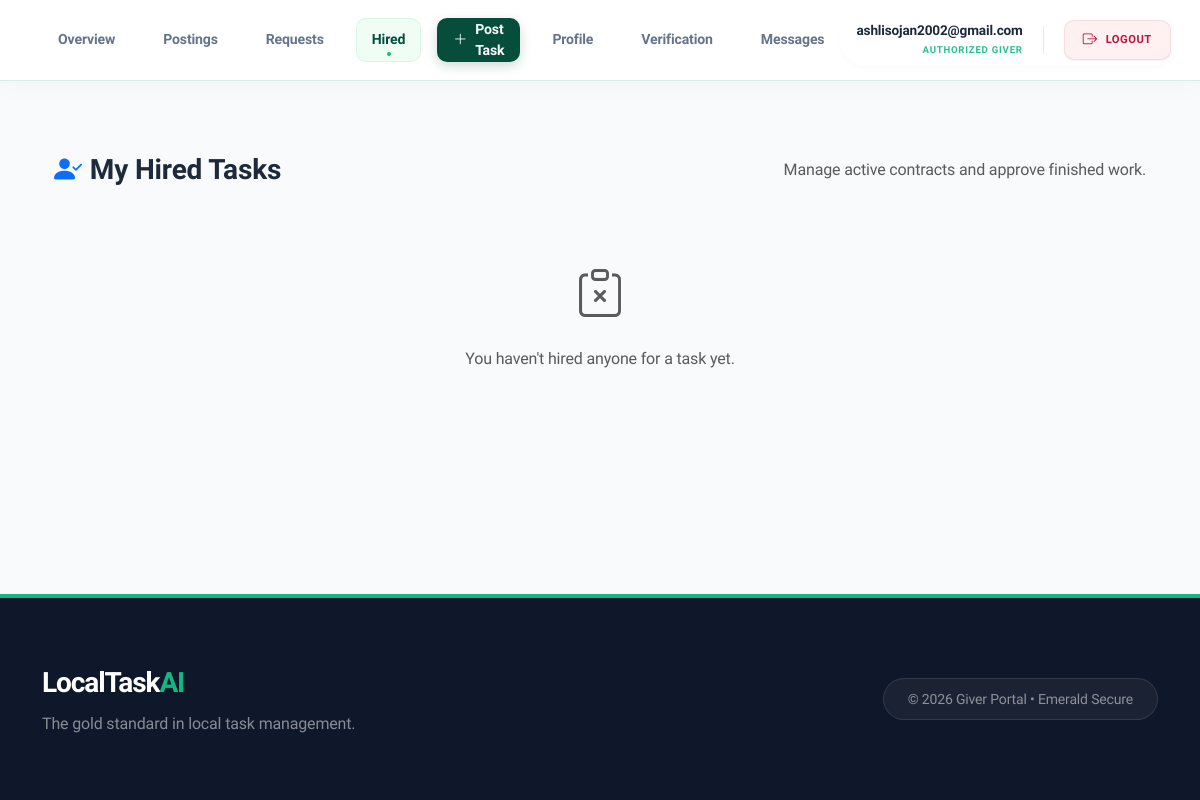
Page /giver/hired-tasks/ (signed in) on the earlier database version.
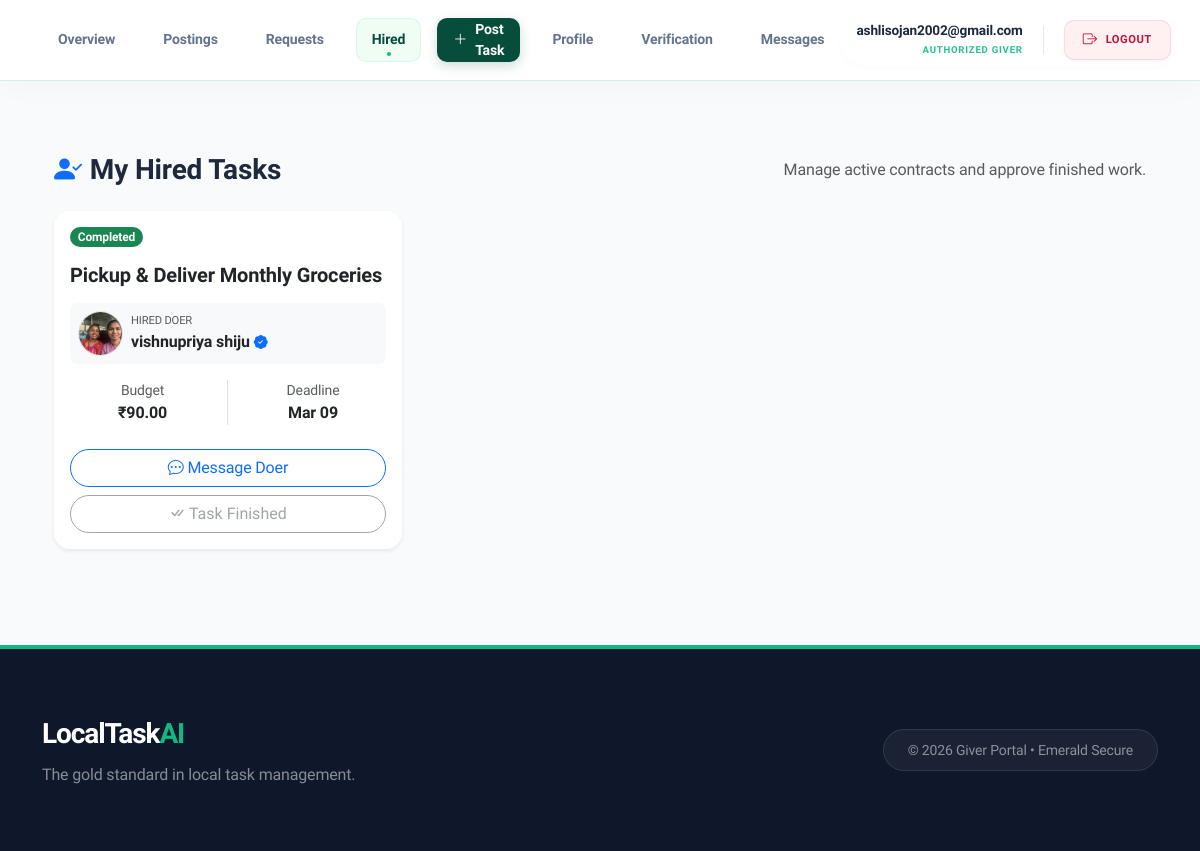
Same page on the later database version.
### giver/models.py (models this page shows, shortened)
class Task(models.Model):
    STATUS_CHOICES = [
        ('Open', 'Open'),
        ('Accepted', 'Accepted'),
        ('Completed', 'Completed'),
        ('Cancelled', 'Cancelled'),
        ('Expired', 'Expired'),
    ]
    giver = models.ForeignKey(settings.AUTH_USER_MODEL, on_delete=models.CASCADE, related_name='tasks_posted')
    doer = models.ForeignKey(settings.AUTH_USER_MODEL, on_delete=models.SET_NULL, null=True, blank=True, related_name='tasks_accepted')
    category = models.ForeignKey(Category, on_delete=models.CASCADE)
    skill = models.ForeignKey(Skill, on_delete=models.CASCADE)
    district = models.ForeignKey(District, on_delete=models.SET_NULL, null=True)
    place = models.ForeignKey(Place, on_delete=models.SET_NULL, null=True)
    pincode = models.ForeignKey(Pincode, on_delete=models.SET_NULL, null=True)
    title = models.CharField(max_length=150)
    description = models.TextField()
    budget = models.DecimalField(max_digits=10, decimal_places=2)
    status = models.CharField(max_length=30, choices=STATUS_CHOICES, default='Open')
    created_at = models.DateTimeField(auto_now_add=True)
    expiry_at = models.DateTimeField(null=True, blank=True)
    deadline_datetime = models.DateTimeField()
    is_active = models.BooleanField(default=True)

### accounts/models.py (models this page shows, shortened)
class User(AbstractUser):
    name = models.CharField(max_length=100)
    email = models.EmailField(unique=True)
    phone = models.CharField(max_length=15)
    ROLE_CHOICES = (
        ('giver', 'Giver'),
        ('doer', 'Doer'),
        ('admin', 'Admin'),
    )
    role = models.CharField(max_length=10, choices=ROLE_CHOICES)
    adhar_photo = models.ImageField(upload_to='adhar_photos/', null=True, blank=True)
    photo = models.ImageField(upload_to='profile_photos/', null=True, blank=True)
    certificate_file = models.FileField(upload_to='certificates/', null=True, blank=True)
    verification_attempts = models.IntegerField(default=0)
    approval_status = models.CharField(max_length=20, default='pending')
    status = models.CharField(max_length=20, default='Active')
    verification_live_photo = models.ImageField(
    upload_to='verification/live_photos/',
    null=True,
    blank=True
)
    USERNAME_FIELD = 'email'
    REQUIRED_FIELDS = ['username', 'name']

### giver/views.py (the view)
# urls.py: path('giver/hired-tasks/', views.giver_hired_tasks, name='giver_hired_tasks'),
@login_required
def giver_hired_tasks(request):
    hired_tasks = Task.objects.filter(
        giver=request.user,
        doer__isnull=False
    ).select_related('doer', 'category').order_by('-created_at')
    return render(request, 'giver/hired_tasks.html', {
        'hired_tasks': hired_tasks
    })

### giver/templates/giver/hired_tasks.html (shortened to what this page needs)
{% extends 'giver/base_giver.html' %}
{% block content %}
<div class="container py-4">
    <div class="d-flex justify-content-between align-items-center mb-4">
        <h3 class="fw-bold mb-0"><i class="bi bi-person-check-fill text-primary me-2"></i>My Hired Tasks</h3>
        <p class="text-muted mb-0">Manage active contracts and approve finished work.</p>
    </div>
    <div class="row">
        {% for task in hired_tasks %}
        <div class="col-md-6 col-lg-4 mb-4">
            <div class="card shadow-sm border-0 rounded-4 overflow-hidden h-100">
                <div class="card-header bg-white py-3 d-flex justify-content-between align-items-center border-bottom-0">
                    <span class="badge {% if task.status == 'Accepted' %}bg-warning text-dark{% else %}bg-success{% endif %} rounded-pill">
                        {{ task.status }}
                    </span>
                </div>
                <div class="card-body pt-0">
                    <h5 class="fw-bold mb-3">{{ task.title }}</h5>
                    <div class="d-flex align-items-center p-2 bg-light rounded-3 mb-3">
                        {% if task.doer.photo %}
                            <img src="{{ task.doer.photo.url }}" class="rounded-circle border me-2" width="45" height="45" style="object-fit: cover;">
                        {% else %}
                            <div class="rounded-circle bg-primary text-white d-flex align-items-center justify-content-center me-2" style="width: 45px; height: 45px;">
                                {{ task.doer.name|slice:":1" }}
                            </div>
                        {% endif %}
                        <div>
                            <small class="text-muted d-block" style="font-size: 0.7rem;">HIRED DOER</small>
                            <span class="fw-bold">{{ task.doer.name }}</span>
                            {% if task.doer.approval_status == 'Accepted' %}
                                <i class="bi bi-patch-check-fill text-primary small"></i>
                            {% endif %}
                        </div>
                    </div>
                    <div class="row mb-4 text-center">
                        <div class="col-6 border-end">
                            <small class="text-muted d-block">Budget</small>
                            <span class="fw-bold">₹{{ task.budget }}</span>
                        </div>
                        <div class="col-6">
                            <small class="text-muted d-block">Deadline</small>
                            <span class="fw-bold {% if task.is_overdue %}text-danger{% endif %}">
                                {{ task.deadline_datetime|date:"M d" }}
                            </span>
                        </div>
                    </div>
                    <div class="d-grid gap-2">
                        <a href="{% url 'giver_chat_inbox' task.doer.id %}" class="btn btn-outline-primary rounded-pill">
                            <i class="bi bi-chat-dots"></i> Message Doer
                        </a>
                        {% if task.status == 'Completed' %}
                            <button class="btn btn-outline-secondary rounded-pill" disabled>
                                <i class="bi bi-check-all"></i> Task Finished
                            </button>
                        {% endif %}
                    </div>
                </div>
            </div>
        </div>
        {% empty %}
        <div class="col-12 text-center py-5">
            <i class="bi bi-clipboard-x text-muted" style="font-size: 3rem;"></i>
            <p class="mt-3 text-muted">You haven't hired anyone for a task yet.</p>
        </div>
        {% endfor %}
    </div>
</div>
{% endblock %}

Differences in the rows shown:
added Task: status "Completed", title "Pickup & Deliver Monthly Groceries", doer.photo (picture), doer.name "vishnupriya shiju", budget "90.00", deadline_datetime "Mar 09", shows "Task Finished"
Other differences:
text no longer shown: "You haven't hired anyone for a task yet."
